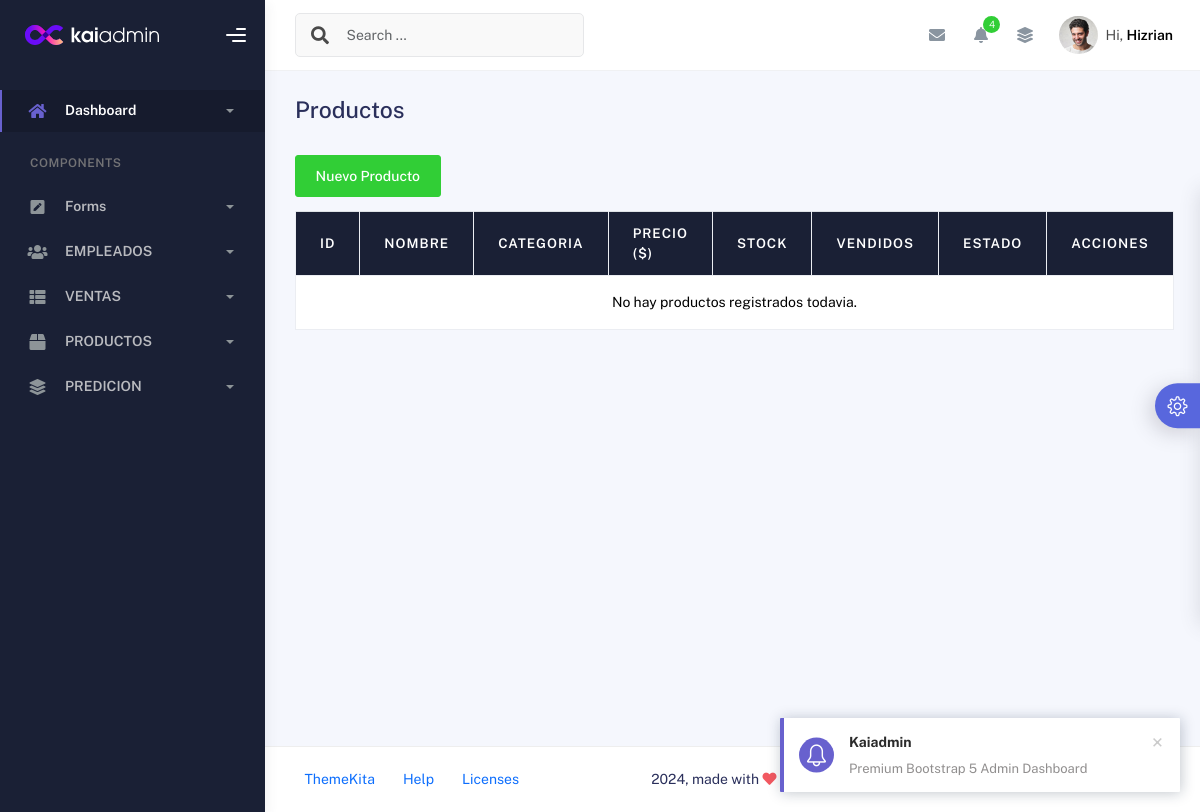
Before: /productos/ with the older database file.
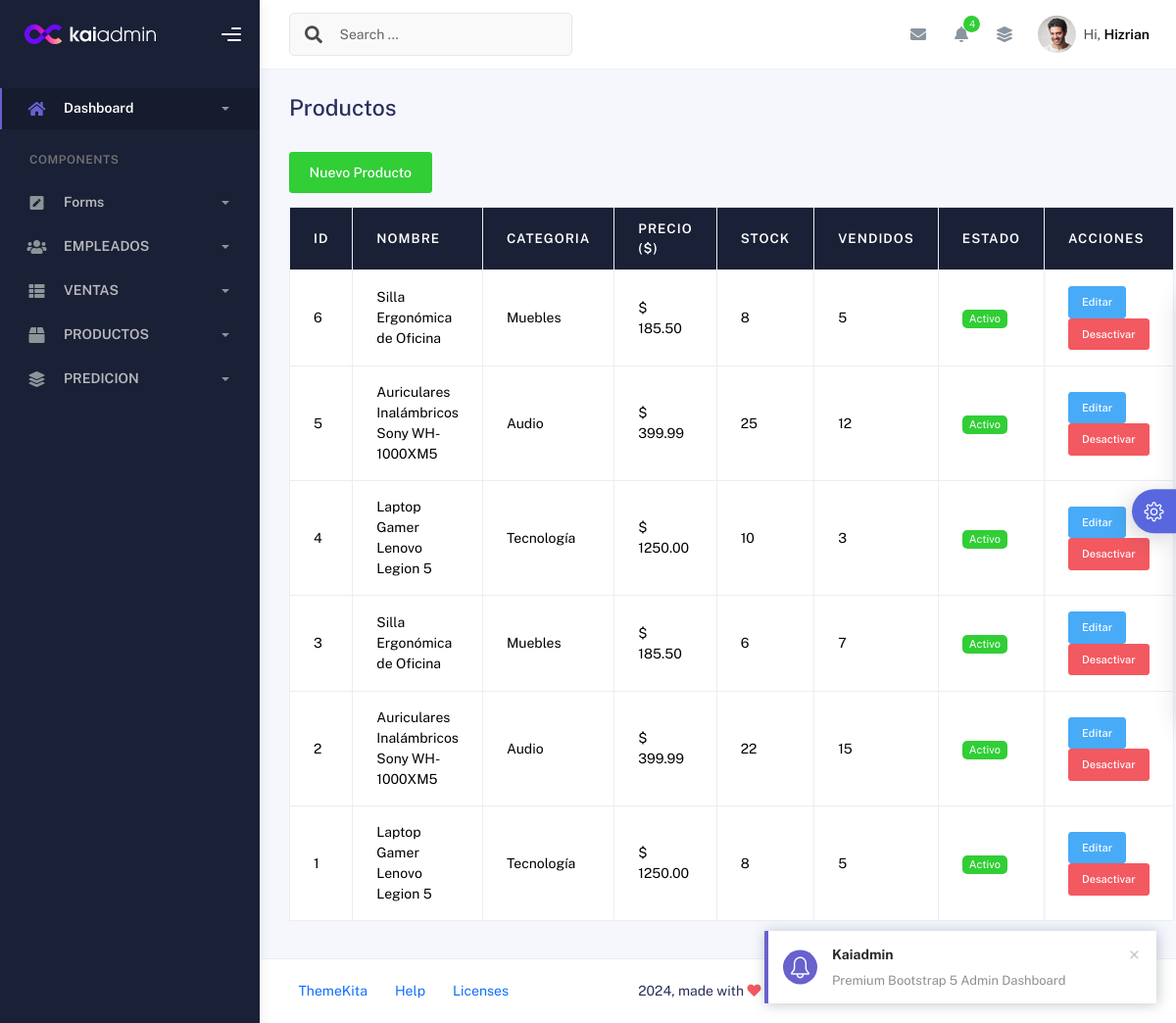
After: the same page with the newer database file.
### productos/models.py (models this page shows, shortened)
class Producto(models.Model):
    nombre_producto = models.CharField(max_length=300)
    descripsion_producto = models.TextField(blank=True, null=True)
    categoria_producto = models.CharField(max_length=100)
    precio_producto = models.DecimalField(max_digits=10, decimal_places=2)
    stock_producto = models.IntegerField()
    ventas_producto = models.IntegerField(default=0)
    fecha_producto = models.DateTimeField(blank=True, null=True)
    activo = models.BooleanField(default=True)
    oculto = models.BooleanField(default=False)

### productos/views.py (the view)
# urls.py: path('', views.productos_index, name='productos_index'),
def productos_index(request):
    productos = Producto.objects.filter(oculto=False).order_by("-id")
    return render(request, "productos/productos_index.html", {"productos": productos})

### productos/templates/productos/productos_index.html (shortened to what this page needs)
{% load static %}
{% include 'private/header.html' %}
<div class="container">
    <div class="page-inner">
        <h3>Productos</h3>
        <br>
        <a href="{% url 'crear_producto' %}" class="btn btn-success mb-3">
            Nuevo Producto
        </a>
        <table id="tablaProductos" class="table table-bordered table-hover">
            <thead class="thead-dark">
                <tr>
                    <th>ID</th>
                    <th>Nombre</th>
                    <th>Categoria</th>
                    <th>Precio ($)</th>
                    <th>Stock</th>
                    <th>Vendidos</th>
                    <th>Estado</th>
                    <th>Acciones</th>
                </tr>
            </thead>
            <tbody>
                {% for producto in productos %}
                <tr>
                    <td>{{ producto.id }}</td>
                    <td>{{ producto.nombre_producto }}</td>
                    <td>{{ producto.categoria_producto }}</td>
                    <td>$ {{ producto.precio_producto }}</td>
                    <td>{{ producto.stock_producto }}</td>
                    <td>{{ producto.ventas_producto }}</td>
                    <td>
                        {% if producto.activo %}
                        <span class="badge badge-success">Activo</span>
                        {% else %}
                        <span class="badge badge-danger">Inactivo</span>
                        {% endif %}
                    </td>
                    <td>
                        {% if producto.activo %}
                        <a href="{% url 'editar_producto' producto.id %}" class="btn btn-info btn-sm">
                            Editar
                        </a>
                        <a href="{% url 'eliminar_producto' producto.id %}" class="btn btn-danger btn-sm">
                            Desactivar
                        </a>
                        {% endif %}
                    </td>
                </tr>
                {% empty %}
                <tr>
                    <td colspan="8" class="text-center">No hay productos registrados todavia.</td>
                </tr>
                {% endfor %}
            </tbody>
        </table>
    </div>
</div>
{% include 'private/footer.html' %}

Changed rows visible on the page:
added Producto: id "6", nombre_producto "Silla Ergonómica de Oficina", categoria_producto "Muebles", precio_producto "185.50", stock_producto "8", ventas_producto "5", activo "Activo"
added Producto: id "5", nombre_producto "Auriculares Inalámbricos Sony WH-1000XM5", categoria_producto "Audio", precio_producto "399.99", stock_producto "25", ventas_producto "12", activo "Activo"
added Producto: id "4", nombre_producto "Laptop Gamer Lenovo Legion 5", categoria_producto "Tecnología", precio_producto "1250.00", stock_producto "10", ventas_producto "3", activo "Activo"
added Producto: id "3", nombre_producto "Silla Ergonómica de Oficina", categoria_producto "Muebles", precio_producto "185.50", stock_producto "6", ventas_producto "7", activo "Activo"
added Producto: id "2", nombre_producto "Auriculares Inalámbricos Sony WH-1000XM5", categoria_producto "Audio", precio_producto "399.99", stock_producto "22", ventas_producto "15", activo "Activo"
added Producto: id "1", nombre_producto "Laptop Gamer Lenovo Legion 5", categoria_producto "Tecnología", precio_producto "1250.00", stock_producto "8", ventas_producto "5", activo "Activo"
Other visible differences:
text no longer shown: "No hay productos registrados todavia."
